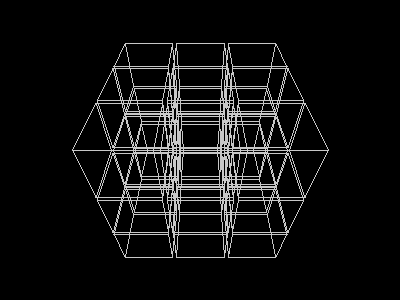
Frame 1 (no input)
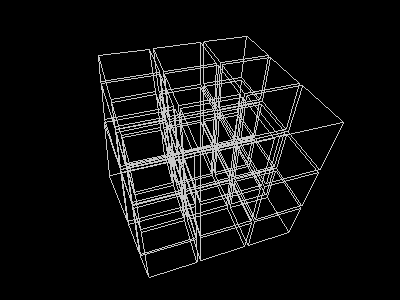
Frame 60 (the mouse pressed at the canvas centre just before this capture)
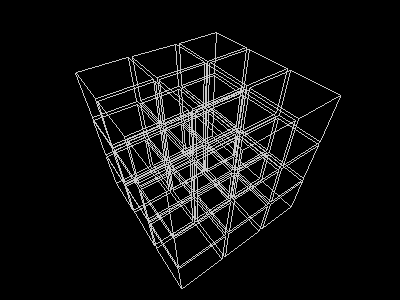
Frame 120 (the mouse held since frame 60 and released just before this capture)

The Processing sketch that drew these frames (run headless with seeded random() and noise(); from frame 60 on, the mouse is pressed at the canvas centre):

// Processing sketch: processing_31248
// ── processing_31248.pde

// =============================================================
// 3D関連
float[][] cameraMat;
float[][] worldMat;

// 行列スタック関連
int N_STACK = 100;          // スタック数
float[][][] matricesStack;  // 行列スタック
int sp;                     // スタックポインタ

// =============================================================
// キューブ関連
float C_SIZE   = 130;
float C_MARGIN =  10;
long  t;
int mode_RotAxis, mode_RotPos, mode_RotDir;

void setup() {
  size(400, 300);
  frameRate(30);
  
  worldMat  = new float[4][4];
  cameraMat = new float[4][4];
  for(int i = 0; i < 4; i++) {
    for(int j = 0; j < 4; j++) {
      worldMat[i][j] = cameraMat[i][j] = i == j ? 1.0 : 0.0;
    }
  }
  
  // 行列スタックの初期化
  matricesStack = new float[N_STACK][4][4];
  sp = 0;
  
  noSmooth();
  stroke(200);
  noFill();
}

void draw() {
  background(0);
  float cam_dist  = 500;
  float cam_angle = radians(t*0.1);
  cam(cam_dist*cos(cam_angle), -cam_dist, cam_dist*sin(cam_angle),
      0, 0, 0, 0, 1, 0);
  pushMat();
  float offset = C_SIZE + C_MARGIN;
  trans(-offset, -offset, -offset);
   
  // ここで回転のモード切り替え
  if((t+=3) % 90 == 0) {
    mode_RotAxis = (int)(random(3));
    mode_RotPos  = (int)(random(3));
    mode_RotDir  = random(1) < 0.5 ? -1 : 1;
  }
   
  trans(offset, offset, offset);
  switch (mode_RotAxis) {
    case 0:
      rotX(radians(90));
      break;
    case 1:
      rotY(radians(90));
      break;
  }
  trans(-offset, -offset, -offset);
   
  for(int i = 0; i < 3; i++) {
    for(int j = 0; j < 3; j++) {
      for(int k = 0; k < 3; k++) {
        pushMat();
        trans(offset, offset, offset);
        if(k == mode_RotPos) rotZ(mode_RotDir * radians(t));
        trans(-offset, -offset, -offset);
        trans(i * offset, j * offset, k * offset);
        drawBox(C_SIZE);
        popMat();
      }
    }   
  }
  popMat();
}

void drawBox(float boxSize) {
  PVector v1 = wvp(new PVector(-boxSize * 0.5,  boxSize * 0.5, -boxSize * 0.5));
  PVector v2 = wvp(new PVector(-boxSize * 0.5,  boxSize * 0.5,  boxSize * 0.5));
  PVector v3 = wvp(new PVector( boxSize * 0.5,  boxSize * 0.5,  boxSize * 0.5));
  PVector v4 = wvp(new PVector( boxSize * 0.5,  boxSize * 0.5, -boxSize * 0.5));
  PVector v5 = wvp(new PVector(-boxSize * 0.5, -boxSize * 0.5, -boxSize * 0.5));
  PVector v6 = wvp(new PVector(-boxSize * 0.5, -boxSize * 0.5,  boxSize * 0.5));
  PVector v7 = wvp(new PVector( boxSize * 0.5, -boxSize * 0.5,  boxSize * 0.5));
  PVector v8 = wvp(new PVector( boxSize * 0.5, -boxSize * 0.5, -boxSize * 0.5));
  
  line(v1.x, v1.y, v2.x, v2.y);
  line(v2.x, v2.y, v3.x, v3.y);
  line(v3.x, v3.y, v4.x, v4.y);
  line(v4.x, v4.y, v1.x, v1.y);

  line(v5.x, v5.y, v6.x, v6.y);
  line(v6.x, v6.y, v7.x, v7.y);
  line(v7.x, v7.y, v8.x, v8.y);
  line(v8.x, v8.y, v5.x, v5.y);

  line(v1.x, v1.y, v5.x, v5.y);
  line(v2.x, v2.y, v6.x, v6.y);
  line(v3.x, v3.y, v7.x, v7.y);
  line(v4.x, v4.y, v8.x, v8.y);
}


void drawLine(PVector ss, PVector se) {
    PVector ps = wvp(ss);
    PVector pe = wvp(se);
    line(ps.x, ps.y, pe.x, pe.y);
}

// =============================================================
// ワールド変換
void apply(float m11, float m12, float m13, float m14,
           float m21, float m22, float m23, float m24,
           float m31, float m32, float m33, float m34,
           float m41, float m42, float m43, float m44) {
  float elm11 = worldMat[0][0] * m11 + worldMat[0][1] * m21 + worldMat[0][2] * m31 + worldMat[0][3] * m41;
  float elm12 = worldMat[0][0] * m12 + worldMat[0][1] * m22 + worldMat[0][2] * m32 + worldMat[0][3] * m42;
  float elm13 = worldMat[0][0] * m13 + worldMat[0][1] * m23 + worldMat[0][2] * m33 + worldMat[0][3] * m43;
  float elm14 = worldMat[0][0] * m14 + worldMat[0][1] * m24 + worldMat[0][2] * m34 + worldMat[0][3] * m44;

  float elm21 = worldMat[1][0] * m11 + worldMat[1][1] * m21 + worldMat[1][2] * m31 + worldMat[1][3] * m41;
  float elm22 = worldMat[1][0] * m12 + worldMat[1][1] * m22 + worldMat[1][2] * m32 + worldMat[1][3] * m42;
  float elm23 = worldMat[1][0] * m13 + worldMat[1][1] * m23 + worldMat[1][2] * m33 + worldMat[1][3] * m43;
  float elm24 = worldMat[1][0] * m14 + worldMat[1][1] * m24 + worldMat[1][2] * m34 + worldMat[1][3] * m44;

  float elm31 = worldMat[2][0] * m11 + worldMat[2][1] * m21 + worldMat[2][2] * m31 + worldMat[2][3] * m41;
  float elm32 = worldMat[2][0] * m12 + worldMat[2][1] * m22 + worldMat[2][2] * m32 + worldMat[2][3] * m42;
  float elm33 = worldMat[2][0] * m13 + worldMat[2][1] * m23 + worldMat[2][2] * m33 + worldMat[2][3] * m43;
  float elm34 = worldMat[2][0] * m14 + worldMat[2][1] * m24 + worldMat[2][2] * m34 + worldMat[2][3] * m44;

  float elm41 = worldMat[3][0] * m11 + worldMat[3][1] * m21 + worldMat[3][2] * m31 + worldMat[3][3] * m41;
  float elm42 = worldMat[3][0] * m12 + worldMat[3][1] * m22 + worldMat[3][2] * m32 + worldMat[3][3] * m42;
  float elm43 = worldMat[3][0] * m13 + worldMat[3][1] * m23 + worldMat[3][2] * m33 + worldMat[3][3] * m43;
  float elm44 = worldMat[3][0] * m14 + worldMat[3][1] * m24 + worldMat[3][2] * m34 + worldMat[3][3] * m44;                     
  
  worldMat[0][0] = elm11; worldMat[0][1] = elm12; worldMat[0][2] = elm13; worldMat[0][3] = elm14;
  worldMat[1][0] = elm21; worldMat[1][1] = elm22; worldMat[1][2] = elm23; worldMat[1][3] = elm24;
  worldMat[2][0] = elm31; worldMat[2][1] = elm32; worldMat[2][2] = elm33; worldMat[2][3] = elm34;
  worldMat[3][0] = elm41; worldMat[3][1] = elm42; worldMat[3][2] = elm43; worldMat[3][3] = elm44;
}

// 並進と回転
void trans(float x, float y, float z) {
  apply(1.0, 0.0, 0.0, x,
        0.0, 1.0, 0.0, y,
        0.0, 0.0, 1.0, z,
        0.0, 0.0, 0.0, 1.0);
}

void rotX(float angle) {
  apply(1.0, 0.0,         0.0,        0.0,
        0.0, cos(angle), -sin(angle), 0.0,
        0.0, sin(angle),  cos(angle), 0.0,
        0.0, 0.0,         0.0,        1.0);
}

void rotY(float angle) {
  apply( cos(angle), 0.0,  sin(angle), 0.0,
         0.0,        1.0,  0.0,        0.0,
        -sin(angle), 0.0,  cos(angle), 0.0,
         0.0,        0.0,  0.0,        1.0);
}

void rotZ(float angle) {
  apply(cos(angle), -sin(angle), 0.0, 0.0,
        sin(angle),  cos(angle), 0.0, 0.0,
        0.0,         0.0,        1.0, 0.0,
        0.0,         0.0,        0.0, 1.0);
}

// =============================================================
// カメラ変換
void cam(float eyeX, float eyeY, float eyeZ,
                 float centerX, float centerY, float centerZ,
                 float upX, float upY, float upZ) {
     
  // カメラ座標空間の3軸
  PVector zCam = new PVector(eyeX-centerX, eyeY-centerY, eyeZ-centerZ);
  PVector yCam = new PVector(upX, upY, upZ);
  PVector xCam = yCam.cross(zCam);
          yCam = zCam.cross(xCam);
     
  // 正規化
  xCam.normalize();
  yCam.normalize();
  zCam.normalize();
     
  // 並進成分の計算
  PVector t = new PVector(
    -(eyeX * xCam.x + eyeY * xCam.y + eyeZ * xCam.z),
    -(eyeX * yCam.x + eyeY * yCam.y + eyeZ * yCam.z),
    -(eyeX * zCam.x + eyeY * zCam.y + eyeZ * zCam.z)
  );
     
  // 変換行列の作成・適用
  cameraMat[0][0] = xCam.x;
  cameraMat[0][1] = xCam.y;
  cameraMat[0][2] = xCam.z;
  cameraMat[0][3] = t.x;
     
  cameraMat[1][0] = yCam.x;
  cameraMat[1][1] = yCam.y;
  cameraMat[1][2] = yCam.z;
  cameraMat[1][3] = t.y;
     
  cameraMat[2][0] = zCam.x;
  cameraMat[2][1] = zCam.y;
  cameraMat[2][2] = zCam.z;
  cameraMat[2][3] = t.z;
     
  cameraMat[3][0] = 0.0;
  cameraMat[3][1] = 0.0;
  cameraMat[3][2] = 0.0;
  cameraMat[3][3] = 1.0;
}

// =============================================================
// ワールド・ビュー・射影変換
PVector wvp(PVector v) {
  PVector ret = projection(mul(cameraMat, mul(worldMat, v)));
  return ret;
}

// =============================================================
// 射影変換
PVector projection(PVector v) {
  PVector ret = new PVector();
  float distanceToCamera = (height/2.0) / tan(PI*60.0 / 360.0);
  ret.x = distanceToCamera * v.x / -v.z + 0.5 * width;
  ret.y = distanceToCamera * v.y / -v.z + 0.5 * height;
  return ret;
}

// =============================================================
// スタック操作
void pushMat() {
  sp++;
  if(sp >= matricesStack.length) return;  // エラー
  float[][] mat = new float[4][4];
  for(int i = 0; i < 4; i++) {
    for(int j = 0; j < 4; j++) {
      mat[i][j] = worldMat[i][j];
    }
  }
  matricesStack[sp] = mat;
}
void popMat() {
  if(sp < 0) return;  // エラー
  worldMat = matricesStack[sp];
  sp--;
}

// =============================================================
// 行列操作
PVector mul(float[][] m, PVector v) {
  PVector ret = new PVector(m[0][0] * v.x + m[0][1] * v.y + m[0][2] * v.z + m[0][3],
                            m[1][0] * v.x + m[1][1] * v.y + m[1][2] * v.z + m[1][3],
                            m[2][0] * v.x + m[2][1] * v.y + m[2][2] * v.z + m[2][3]);
  return ret;
}

float[][] matMul(float[][] a, float[][] b) {
  float[][] ret = new float[4][4];
  for(int i = 0; i < 4; i++) {
    for(int j = 0; j < 4; j++) {
      ret[i][j] = 0.0;
      for(int k = 0; k < 4; k++) {
        ret[i][j] += a[i][k] * a[k][j];
      }
    }
  }
  return ret;
}
